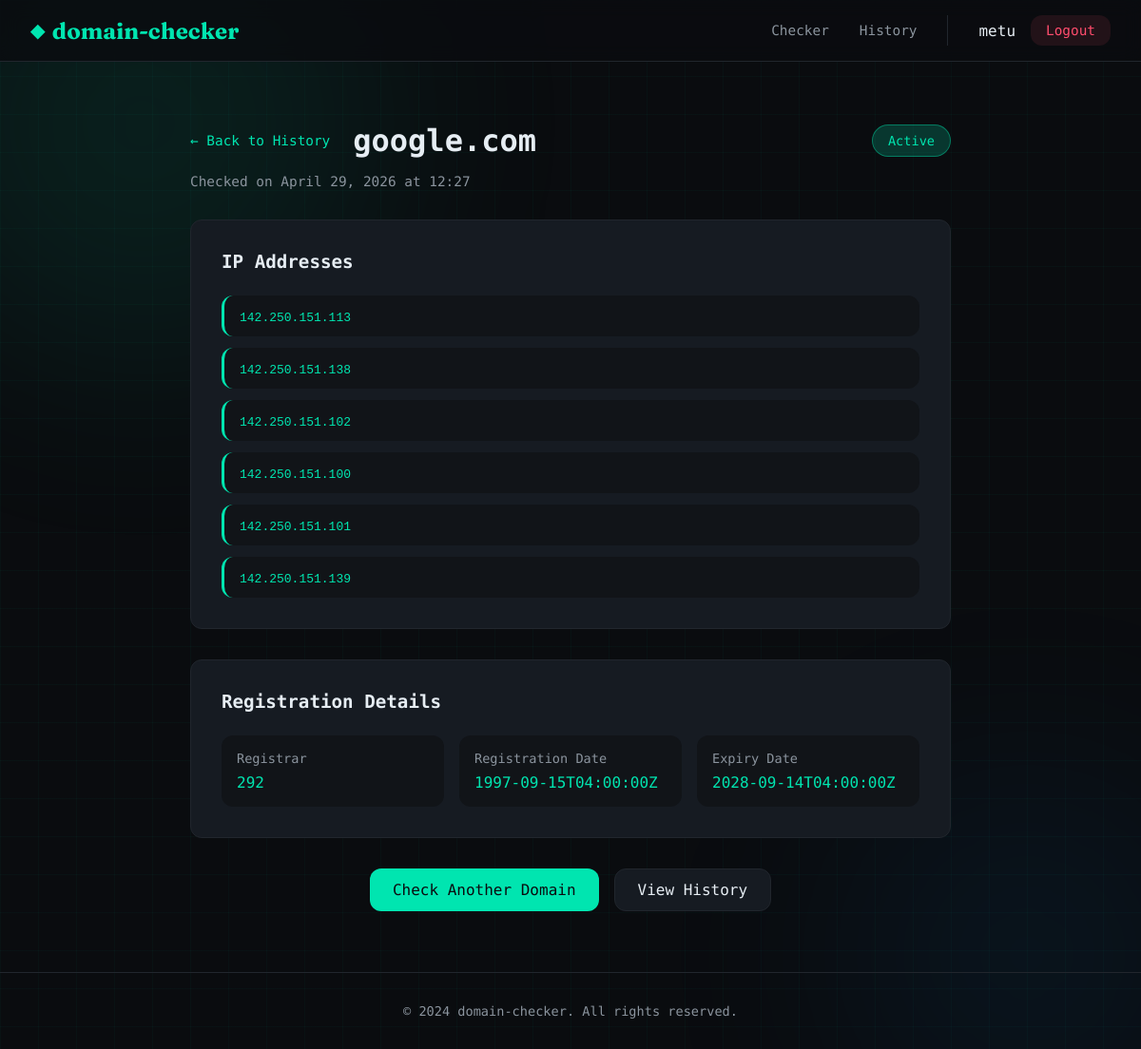
The page /checker/detail/1/ (signed in) on the database its author committed.
### checker/models.py (models this page shows, shortened)
class DomainCheck(models.Model):
    STATUS_CHOICES = [
        ('active', 'Active'),
        ('registered', 'Registered (No DNS)'),
        ('not_found', 'Not Found'),
        ('error', 'Error'),
    ]
    user = models.ForeignKey(User, on_delete=models.CASCADE, related_name='domain_checks')
    domain = models.CharField(max_length=255)
    status = models.CharField(max_length=20, choices=STATUS_CHOICES)
    ip_addresses = models.JSONField(default=list)
    registrar = models.CharField(max_length=255, blank=True, null=True)
    registration_date = models.CharField(max_length=255, blank=True, null=True)
    expiry_date = models.CharField(max_length=255, blank=True, null=True)
    checked_at = models.DateTimeField(auto_now_add=True)
    class Meta:
        ordering = ['-checked_at']

### checker/views.py (the view, shortened to what this page needs)
# urls.py: path('detail/<int:check_id>/', views.check_detail, name='check_detail'),
@login_required(login_url='/accounts/login/')
def check_detail(request, check_id):
    check = get_object_or_404(DomainCheck, id=check_id, user=request.user)
    return render(request, 'checker/detail.html', {'check': check})

### templates/checker/detail.html (shortened to what this page needs)
{% extends 'base.html' %}
{% block content %}
<div class="container">
    <div class="detail-container">
        <div class="detail-header">
            <a href="{% url 'check_history' %}" class="back-link">← Back to History</a>
            <h1>{{ check.domain }}</h1>
            <span class="status-badge status-{{ check.status }}">{{ check.get_status_display }}</span>
        </div>
        <div class="detail-timestamp">
            Checked on {{ check.checked_at|date:"F j, Y \a\t H:i" }}
        </div>
        {% if check.status == 'active' or check.status == 'registered' %}
            {% if check.ip_addresses %}
                <div class="detail-section">
                    <h2>IP Addresses</h2>
                    <div class="ip-addresses">
                        {% for ip in check.ip_addresses %}
                            <div class="ip-item">
                                <code>{{ ip }}</code>
                            </div>
                        {% endfor %}
                    </div>
                </div>
            {% endif %}
            {% if check.registrar or check.registration_date or check.expiry_date %}
                <div class="detail-section">
                    <h2>Registration Details</h2>
                    <div class="details-grid">
                        {% if check.registrar %}
                            <div class="detail-item">
                                <label>Registrar</label>
                                <p>{{ check.registrar }}</p>
                            </div>
                        {% endif %}
                        {% if check.registration_date %}
                            <div class="detail-item">
                                <label>Registration Date</label>
                                <p>{{ check.registration_date }}</p>
                            </div>
                        {% endif %}
                        {% if check.expiry_date %}
                            <div class="detail-item">
                                <label>Expiry Date</label>
                                <p>{{ check.expiry_date }}</p>
                            </div>
                        {% endif %}
                    </div>
                </div>
            {% endif %}
        {% else %}
            <div class="detail-section">
                <p class="empty-message">This domain could not be accessed or is not registered.</p>
            </div>
        {% endif %}
        <div class="detail-actions">
            <a href="{% url 'checker' %}" class="btn btn-primary">Check Another Domain</a>
            <a href="{% url 'check_history' %}" class="btn btn-secondary">View History</a>
        </div>
    </div>
</div>
{% endblock %}

### templates/base.html (shortened to what this page needs)
<!DOCTYPE html>
<html lang="en">
<head>
    {% load static %}
    <link rel="stylesheet" href="{% static 'styles.css' %}">
</head>
<body>
    <div class="blob blob-1"></div>
    <div class="blob blob-2"></div>
    <nav class="navbar">
        <div class="nav-container">
            <a href="{% url 'home' %}" class="nav-logo">
                <span class="logo-icon">◆</span>
                domain-checker
            </a>
            <div class="nav-menu">
                {% if user.is_authenticated %}
                    <a href="{% url 'checker' %}" class="nav-link">Checker</a>
                    <a href="{% url 'check_history' %}" class="nav-link">History</a>
                    <div class="nav-user">
                        <span class="username">{{ user.username }}</span>
                        <a href="{% url 'logout' %}" class="nav-link logout-btn">Logout</a>
                    </div>
                {% else %}
                    <a href="{% url 'login' %}" class="nav-link">Login</a>
                    <a href="{% url 'signup' %}" class="nav-link signup-btn">Sign Up</a>
                {% endif %}
            </div>
        </div>
    </nav>
    <main>
        {% block content %}{% endblock %}
    </main>
    <footer class="footer">
        <p>&copy; 2024 domain-checker. All rights reserved.</p>
    </footer>
</body>
</html>

### static/styles.css (style rules this page uses)
:root { --bg: #0a0c0f; --surface: #111418; --card: #161b22; --border: #21262d; --accent: #00e5b0; --accent2: #0094ff; --danger: #ff4d6d; --warn: #ffb347; --text: #e6edf3; --muted: #8b949e; --font-display: 'Fraunces', Georgia, serif; --font-mono: 'DM Mono', 'Courier New', monospace; --radius: 12px; --transition: 250ms cubic-bezier(0.4, 0, 0.2, 1); }
*, *::before, *::after { box-sizing: border-box; margin: 0; padding: 0; }
html { scroll-behavior: smooth; }
body { background: var(--bg); color: var(--text); font-family: var(--font-mono); min-height: 100vh; display: flex; flex-direction: column; overflow-x: hidden; }
.blob { position: fixed; border-radius: 50%; filter: blur(120px); pointer-events: none; z-index: 0; opacity: 0.35; }
.blob-1 { width: 500px; height: 500px; background: rgba(0, 229, 176, 0.27); top: -120px; left: -100px; }
.blob-2 { width: 400px; height: 400px; background: rgba(0, 148, 255, 0.2); bottom: -100px; right: -80px; }
.navbar { position: relative; z-index: 100; background: rgba(10, 12, 15, 0.8); backdrop-filter: blur(10px); border-bottom: 1px solid var(--border); padding: 1rem 2rem; }
.nav-container { max-width: 1200px; margin: 0 auto; display: flex; justify-content: space-between; align-items: center; }
.nav-logo { font-family: var(--font-display); font-size: 1.5rem; font-weight: 700; color: var(--accent); text-decoration: none; display: flex; align-items: center; gap: 0.5rem; transition: transform var(--transition); }
.logo-icon { font-size: 1.2rem; }
.nav-menu { display: flex; align-items: center; gap: 2rem; }
.nav-link { color: var(--muted); text-decoration: none; transition: color var(--transition); font-size: 0.9rem; }
.nav-user { display: flex; align-items: center; gap: 1rem; padding-left: 2rem; border-left: 1px solid var(--border); }
.username { color: var(--text); font-weight: 500; }
.logout-btn { background: rgba(255, 77, 109, 0.1); color: var(--danger); padding: 0.5rem 1rem; border-radius: var(--radius); transition: all var(--transition); }
main { position: relative; z-index: 1; flex: 1; padding: 4rem 2rem; }
.container { max-width: 1200px; margin: 0 auto; }
.footer { position: relative; z-index: 1; text-align: center; padding: 2rem; border-top: 1px solid var(--border); color: var(--muted); font-size: 0.85rem; }
.btn { display: inline-flex; align-items: center; justify-content: center; gap: 0.5rem; padding: 0.75rem 1.5rem; border: none; border-radius: var(--radius); font-family: var(--font-mono); font-size: 1rem; font-weight: 500; cursor: pointer; transition: all var(--transition); text-decoration: none; }
.btn-primary { background: var(--accent); color: var(--bg); }
.btn-secondary { background: var(--card); color: var(--text); border: 1px solid var(--border); }
.status-badge { display: inline-flex; align-items: center; padding: 0.5rem 1rem; border-radius: 999px; font-size: 0.85rem; font-weight: 500; white-space: nowrap; margin-left: 1rem; }
.status-active { background: rgba(0, 229, 176, 0.2); color: var(--accent); border: 1px solid rgba(0, 229, 176, 0.4); }
.detail-container { max-width: 800px; margin: 0 auto; }
.detail-header { display: flex; align-items: center; gap: 1.5rem; margin-bottom: 1rem; flex-wrap: wrap; }
.back-link { color: var(--accent); text-decoration: none; font-size: 0.9rem; transition: color var(--transition); }
.detail-header h1 { font-size: 2rem; color: var(--text); flex: 1; word-break: break-all; }
.detail-timestamp { color: var(--muted); font-size: 0.9rem; margin-bottom: 2rem; }
.detail-section { background: var(--card); border: 1px solid var(--border); border-radius: var(--radius); padding: 2rem; margin-bottom: 2rem; }
.detail-section h2 { color: var(--text); font-size: 1.2rem; margin-bottom: 1.5rem; }
.ip-addresses { display: flex; flex-direction: column; gap: 0.75rem; }
.ip-item { background: var(--surface); padding: 0.75rem 1rem; border-radius: var(--radius); border-left: 3px solid var(--accent); }
.ip-item code { color: var(--accent); }
.details-grid { display: grid; grid-template-columns: repeat(auto-fit, minmax(200px, 1fr)); gap: 1rem; }
.detail-item { background: var(--surface); padding: 1rem; border-radius: var(--radius); }
.detail-item label { display: block; color: var(--muted); font-size: 0.85rem; margin-bottom: 0.5rem; }
.detail-item p { color: var(--accent); word-break: break-all; }
.detail-actions { display: flex; gap: 1rem; justify-content: center; margin-top: 2rem; }

### rows shown on the page
DomainCheck: domain "google.com", status "Active", checked_at "April 29, 2026 at 12:27", registrar "292", registration_date "1997-09-15T04:00:00Z", expiry_date "2028-09-14T04:00:00Z"

### other values the page prints
{{ user.username }} "metu"
{{ ip }} "142.250.151.113" "142.250.151.138" "142.250.151.102" "142.250.151.100" "142.250.151.101" "142.250.151.139"
